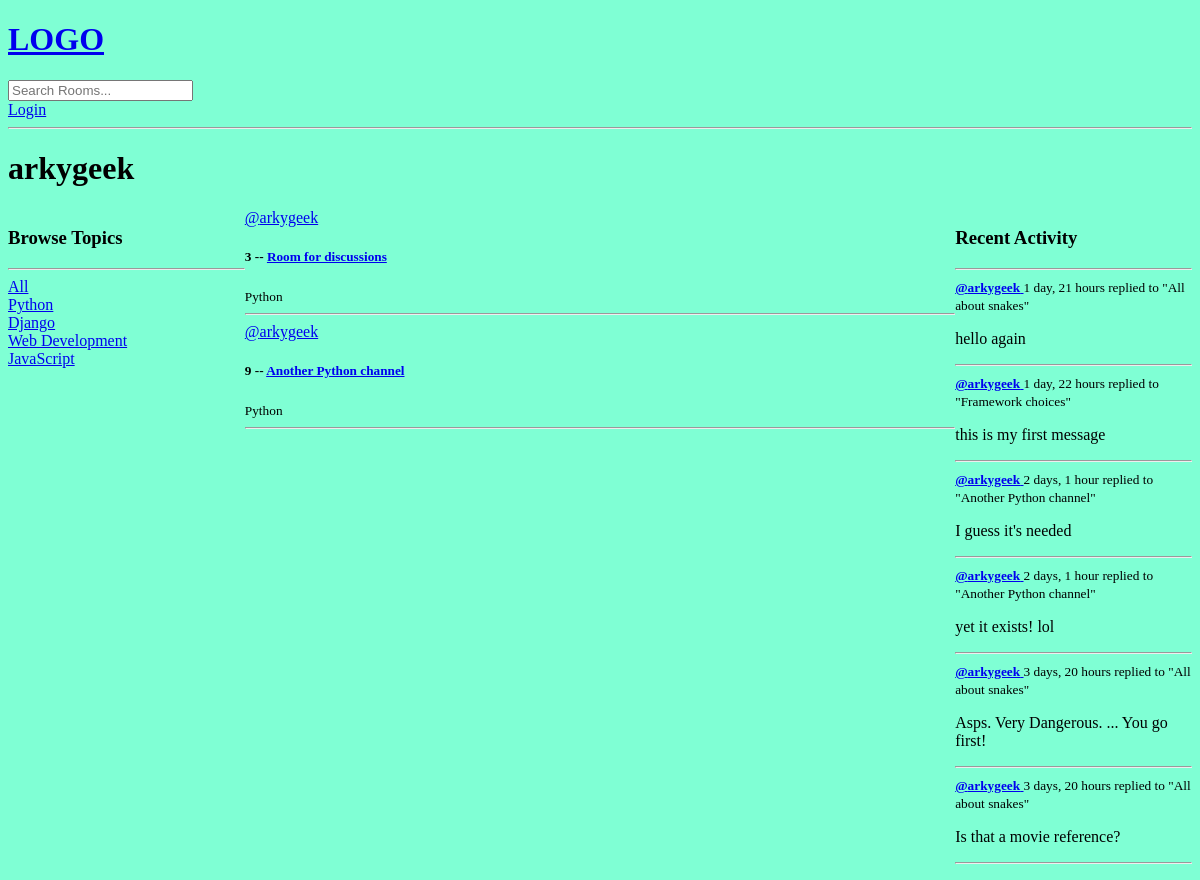
Page /profile/1/ on the earlier database version.
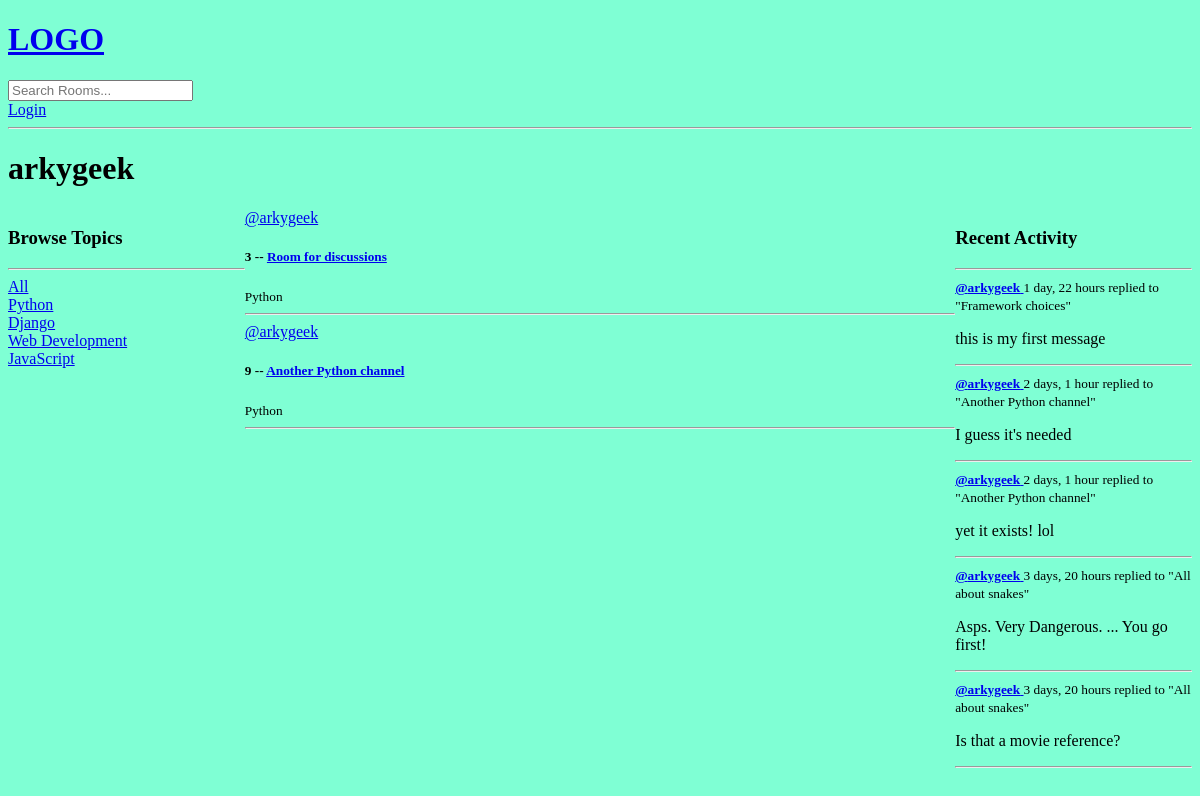
Same page on the later database version.
### base/models.py (models this page shows, shortened)
class Topic(models.Model):
      name = models.CharField(max_length=200)

class Room(models.Model):
    host = models.ForeignKey(
        User,
        on_delete=models.SET_NULL,
        null=True)
    topic = models.ForeignKey(
        Topic,
        on_delete=models.SET_NULL,
        null=True)
    name = models.CharField(max_length=200)
    description = models.TextField(null=True, blank=True)
    participants = models.ManyToManyField(
        User,
        related_name='participants',
        blank=True)
    updated = models.DateTimeField(auto_now=True)
    created = models.DateTimeField(auto_now_add=True)
    class Meta:
        ordering = ['-updated', '-created']
    def __str__(self):
        return self.name

class Message(models.Model):
    user = models.ForeignKey(User, on_delete=models.CASCADE)
    room = models.ForeignKey(Room, on_delete=models.CASCADE)
    body = models.TextField()
    updated = models.DateTimeField(auto_now=True)
    created = models.DateTimeField(auto_now_add=True)
    class Meta:
        ordering = ['-updated', '-created']
    def __str__(self):
        return self.body[0:50]

### base/views.py (the view)
# urls.py: path('profile/<str:pk>/', views.userProfile, name="user-profile"),
def userProfile(request, pk):
  user = User.objects.get(id=pk)
  rooms = user.room_set.all()
  room_messages = user.message_set.all()
  topics = Topic.objects.all()
  context = {
    'user': user,
    'rooms': rooms,
    'room_messages': room_messages,
    'topics': topics
  }
  return render(request, 'base//profile.html', context)

### base/templates/base/profile.html (shortened to what this page needs)
{% extends 'main.html' %}
{% block content %}
<h1>{{user.username}}</h1>
<div class="profile-container">
  <div>
    {% include 'base/topics_component.html' %}
  </div>
  <div>
    {% include 'base/feed_component.html' %}
  </div>
  <div>
    {% include 'base/activity_component.html' %}
  </div>
</div>
{% endblock content%}

### base/templates/base/topics_component.html
<h3>Browse Topics</h3>
<hr>
<div>
    <a href="{% url 'home' %}">All</a>
</div>
{% for topic in topics %}
    <div>
        <a href="{% url 'home' %}?q={{topic.name}}">
            {{topic.name}}
        </a>
    </div>
{% endfor %}

### base/templates/base/feed_component.html (shortened to what this page needs)
{% for room in rooms %}
  <div>
      <a href="{% url 'user-profile' room.host.id %}">@{{room.host.username}}</a>
      <h5>{{room.id}} -- <a href="{% url 'room' room.id %}">
              {{room.name}}</a></h5>
      <small>{{room.topic.name}}</small>
      <hr>
  </div>
{% endfor %}

### base/templates/base/activity_component.html (shortened to what this page needs)
<h3>Recent Activity</h3>
<hr>
{% for message in room_messages %}
    <div>
        <small>
            <a href="{% url 'user-profile' message.user.id %}">
                <b>@{{message.user}}</b>
            </a>  {{message.created|timesince}}
        </small>
        <small>
            replied to "{{message.room}}"
        </small>
        <p>{{message}}</p>
        <hr>
    </div>
{% endfor %}

Differences in the rows shown:
removed Message: user "arkygeek", created "1 day, 21 hours", room "All about snakes", body "hello again"
